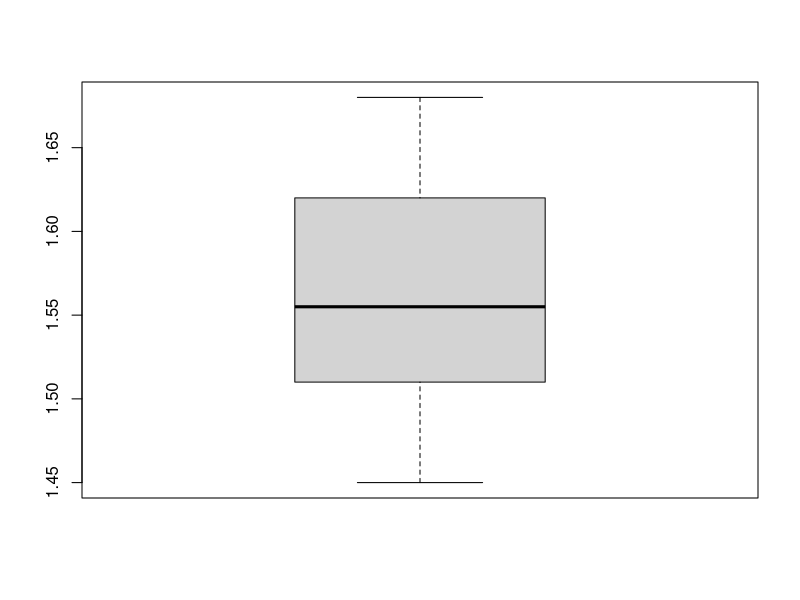

Source code (R):
# boxplot - variaveis quantitativas continuas

alturas<-c(1.5,1.53,1.68,1.51,1.63,1.65,1.54,1.55,1.65,1.56,1.57,1.5,1.6,
           1.48,1.61,1.52,1.63,1.47,1.52,1.5,1.52,1.46,1.45,1.66,1.65,
           1.59,1.51,1.58,1.62,1.60)

boxplot(alturas)